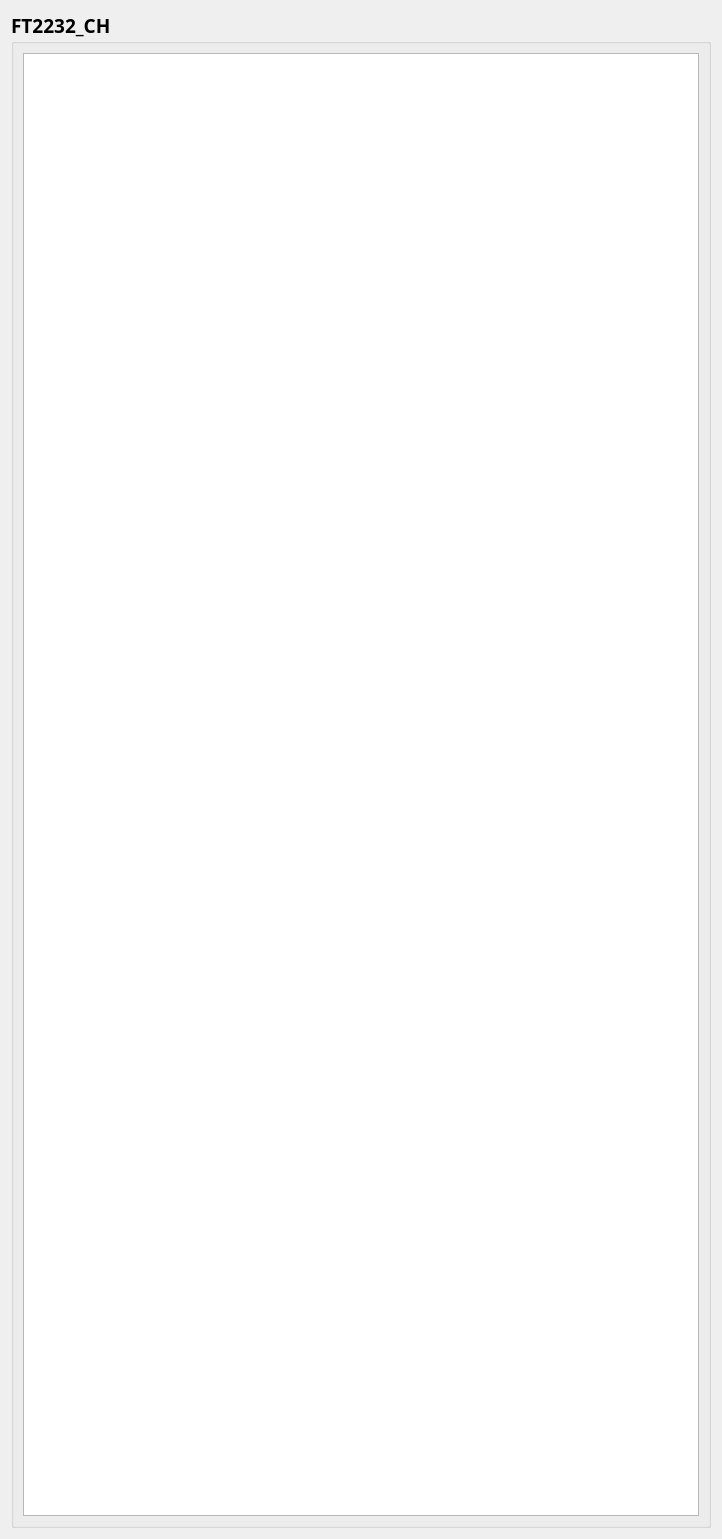
<?xml version="1.0" encoding="UTF-8"?>
<ui version="4.0">
 <class>Console</class>
 <widget class="QWidget" name="Console">
  <property name="geometry">
   <rect>
    <x>0</x>
    <y>0</y>
    <width>718</width>
    <height>1539</height>
   </rect>
  </property>
  <property name="windowTitle">
   <string>Form</string>
  </property>
  <layout class="QGridLayout" name="gridLayout">
   <item row="0" column="0">
    <widget class="QGroupBox" name="console_box">
     <property name="minimumSize">
      <size>
       <width>700</width>
       <height>0</height>
      </size>
     </property>
     <property name="font">
      <font>
       <family>Ebrima</family>
       <pointsize>14</pointsize>
       <weight>75</weight>
       <bold>true</bold>
      </font>
     </property>
     <property name="title">
      <string>FT2232_CH</string>
     </property>
     <layout class="QGridLayout" name="gridLayout_2">
      <item row="0" column="0">
       <widget class="QPlainTextEdit" name="plainTextEdit"/>
      </item>
     </layout>
    </widget>
   </item>
  </layout>
 </widget>
 <resources/>
 <connections/>
</ui>
